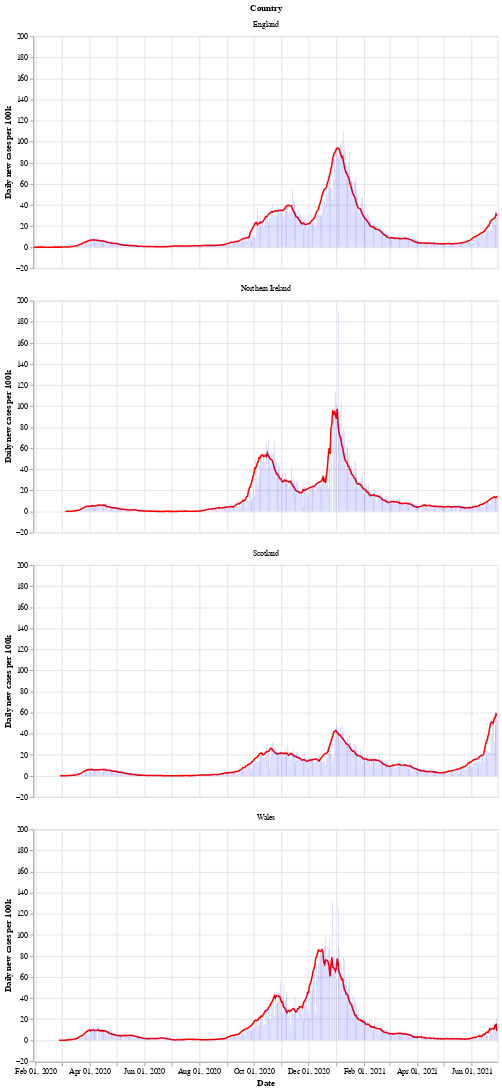

Notebook cell for this chart:
### Markdown cell above
Next is a bar chart of the number of new cases in each country (per 100k population), with the 7 day moving average of cases. Again we see that Wales saw a longer period of raising and falling cases compared to the other countries.

After a period of cases falling, each nation is now seeing a rise in the number of cases - especially in Wales.

### Code cell
# collapse
bars = alt.Chart(uk_cases).mark_bar().encode(
    x=alt.X("yearmonthdate(date):T", axis=alt.Axis(title='Date')),
    y=alt.Y("newCasesRate:Q", axis=alt.Axis(title='Daily new cases per 100k')),
    tooltip='newCasesRate',
    color=alt.condition(
        alt.datum.dailyChange > 0,
        alt.value("orange"),  # The positive color
        alt.value("blue")  # The negative color
    )
).properties(title='New cases per 100k population with rolling 7 day average', width=600).interactive()
line = alt.Chart(uk_cases).mark_line(
    color='red',
    size=2,
).transform_window(
    rolling_mean='mean(newCasesRate)',
    frame=[0, 7],
    groupby=['areaName']
).encode(
    x='yearmonthdate(date):T',
    y='rolling_mean:Q'
)
alt.layer(line, bars, data=uk_cases).facet(alt.Row('areaName', title='Country'), columns=1)

### Figure 1 — Vega-Lite specification as saved in the notebook (floating-point values rounded to 4 significant figures; data arrays with more than 128 entries replaced by an {"elided": "..."} marker saying what was removed)
{"config": {"view": {"continuousWidth": 400, "continuousHeight": 300}}, "data": {"name": "data-297abfde2c5a1c927dd2ffbe90d8fa78"}, "facet": {"type": "nominal", "field": "areaName", "title": "Country"}, "spec": {"layer": [{"mark": {"type": "line", "color": "red", "size": 2}, "encoding": {"x": {"type": "temporal", "field": "date", "timeUnit": "yearmonthdate"}, "y": {"type": "quantitative", "field": "rolling_mean"}}, "transform": [{"window": [{"op": "mean", "field": "newCasesRate", "as": "rolling_mean"}], "frame": [0, 7], "groupby": ["areaName"]}]}, {"mark": "bar", "encoding": {"color": {"condition": {"value": "orange", "test": "(datum.dailyChange > 0)"}, "value": "blue"}, "tooltip": {"type": "quantitative", "field": "newCasesRate"}, "x": {"type": "temporal", "axis": {"title": "Date"}, "field": "date", "timeUnit": "yearmonthdate"}, "y": {"type": "quantitative", "axis": {"title": "Daily new cases per 100k"}, "field": "newCasesRate"}}, "selection": {"selector002": {"type": "interval", "bind": "scales", "encodings": ["x", "y"]}}, "title": "New cases per 100k population with rolling 7 day average", "width": 600}]}, "columns": 1, "$schema": "https://vega.github.io/schema/vega-lite/v4.8.1.json", "datasets": {"data-297abfde2c5a1c927dd2ffbe90d8fa78": {"elided": "1976 records"}}}
